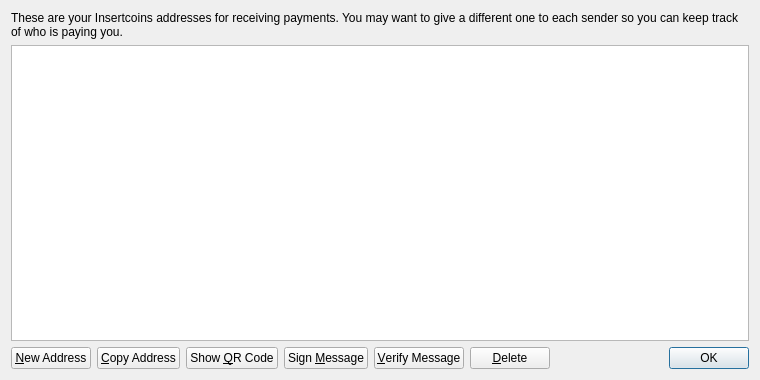
<?xml version="1.0" encoding="UTF-8"?>
<ui version="4.0">
 <class>AddressBookPage</class>
 <widget class="QWidget" name="AddressBookPage">
  <property name="geometry">
   <rect>
    <x>0</x>
    <y>0</y>
    <width>760</width>
    <height>380</height>
   </rect>
  </property>
  <property name="windowTitle">
   <string>Address Book</string>
  </property>
  <layout class="QVBoxLayout" name="verticalLayout">
   <item>
    <widget class="QLabel" name="labelExplanation">
     <property name="text">
      <string>These are your Insertcoins addresses for receiving payments. You may want to give a different one to each sender so you can keep track of who is paying you.</string>
     </property>
     <property name="textFormat">
      <enum>Qt::PlainText</enum>
     </property>
     <property name="wordWrap">
      <bool>true</bool>
     </property>
    </widget>
   </item>
   <item>
    <widget class="QTableView" name="tableView">
     <property name="contextMenuPolicy">
      <enum>Qt::CustomContextMenu</enum>
     </property>
     <property name="toolTip">
      <string>Double-click to edit address or label</string>
     </property>
     <property name="tabKeyNavigation">
      <bool>false</bool>
     </property>
     <property name="alternatingRowColors">
      <bool>true</bool>
     </property>
     <property name="selectionMode">
      <enum>QAbstractItemView::SingleSelection</enum>
     </property>
     <property name="selectionBehavior">
      <enum>QAbstractItemView::SelectRows</enum>
     </property>
     <property name="sortingEnabled">
      <bool>true</bool>
     </property>
     <attribute name="verticalHeaderVisible">
      <bool>false</bool>
     </attribute>
    </widget>
   </item>
   <item>
    <layout class="QHBoxLayout" name="horizontalLayout">
     <item>
      <widget class="QPushButton" name="newAddressButton">
       <property name="toolTip">
        <string>Create a new address</string>
       </property>
       <property name="text">
        <string>&amp;New Address</string>
       </property>
       <property name="icon">
        <iconset resource="../bitcoin.qrc">
         <normaloff>:/icons/add</normaloff>:/icons/add</iconset>
       </property>
      </widget>
     </item>
     <item>
      <widget class="QPushButton" name="copyToClipboard">
       <property name="toolTip">
        <string>Copy the currently selected address to the system clipboard</string>
       </property>
       <property name="text">
        <string>&amp;Copy Address</string>
       </property>
       <property name="icon">
        <iconset resource="../bitcoin.qrc">
         <normaloff>:/icons/editcopy</normaloff>:/icons/editcopy</iconset>
       </property>
      </widget>
     </item>
     <item>
      <widget class="QPushButton" name="showQRCode">
       <property name="text">
        <string>Show &amp;QR Code</string>
       </property>
       <property name="icon">
        <iconset resource="../bitcoin.qrc">
         <normaloff>:/icons/qrcode</normaloff>:/icons/qrcode</iconset>
       </property>
      </widget>
     </item>
     <item>
      <widget class="QPushButton" name="signMessage">
       <property name="toolTip">
        <string>Sign a message to prove you own a Insertcoins address</string>
       </property>
       <property name="text">
        <string>Sign &amp;Message</string>
       </property>
       <property name="icon">
        <iconset resource="../bitcoin.qrc">
         <normaloff>:/icons/edit</normaloff>:/icons/edit</iconset>
       </property>
      </widget>
     </item>
     <item>
      <widget class="QPushButton" name="verifyMessage">
       <property name="toolTip">
        <string>Verify a message to ensure it was signed with a specified Insertcoins address</string>
       </property>
       <property name="text">
        <string>&amp;Verify Message</string>
       </property>
       <property name="icon">
        <iconset resource="../bitcoin.qrc">
         <normaloff>:/icons/transaction_0</normaloff>:/icons/transaction_0</iconset>
       </property>
      </widget>
     </item>
     <item>
      <widget class="QPushButton" name="deleteButton">
       <property name="toolTip">
        <string>Delete the currently selected address from the list</string>
       </property>
       <property name="text">
        <string>&amp;Delete</string>
       </property>
       <property name="icon">
        <iconset resource="../bitcoin.qrc">
         <normaloff>:/icons/remove</normaloff>:/icons/remove</iconset>
       </property>
      </widget>
     </item>
     <item>
      <spacer name="horizontalSpacer">
       <property name="orientation">
        <enum>Qt::Horizontal</enum>
       </property>
       <property name="sizeHint" stdset="0">
        <size>
         <width>40</width>
         <height>20</height>
        </size>
       </property>
      </spacer>
     </item>
     <item>
      <widget class="QDialogButtonBox" name="buttonBox">
       <property name="sizePolicy">
        <sizepolicy hsizetype="Maximum" vsizetype="Fixed">
         <horstretch>0</horstretch>
         <verstretch>0</verstretch>
        </sizepolicy>
       </property>
       <property name="standardButtons">
        <set>QDialogButtonBox::Ok</set>
       </property>
      </widget>
     </item>
    </layout>
   </item>
  </layout>
 </widget>
 <resources>
  <include location="../bitcoin.qrc"/>
 </resources>
 <connections/>
</ui>
